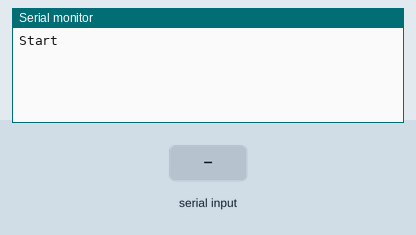
Recording of a sketch running on a simulated Arduino Uno, built with avr-gcc and run on an emulated ATmega328P. On the bench: the last lines printed to the serial monitor. Inputs (shaded band) come from the test bench. Random numbers use the default seed unless the sketch sets one.

Above: at 1.2 s.
1.3 s: "X" received over Serial
At 1.9 s:
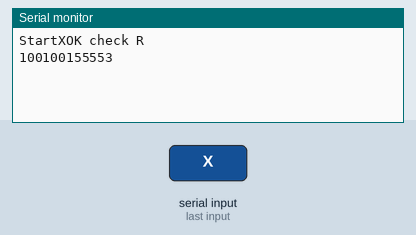
2.8 s: "1" received over Serial
At 4.1 s:
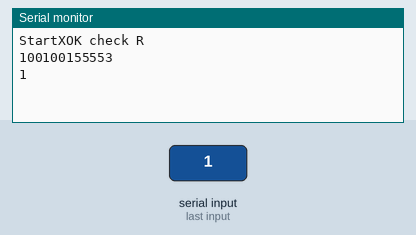

Measured:
- after the input at 1.3 s, the serial monitor: prints a new line at once (image 1)
- after the input at 2.8 s, the serial monitor: prints a new line at once (image 2)

The sketch:

arduino_slave.ino
```cpp
#include <SPI.h>
#include <SD.h>

// set up variables using the SD utility library functions:

char test;
const int chipSelect = 10;
uint32_t timer=0;
char state_code[3] = {};
char area_code[3] = {};
char school_code[4] = {};
char student_code[5] = {};

Sd2Card card;
SdVolume volume;

uint8_t id_ts = 1;
uint8_t state_c = 01;
uint8_t area_c = 01;
uint8_t school_c = 01;
uint16_t student_id = 5555;
uint8_t ans = 1;
bool sd_read=false;
bool sd_send=true;
File dataFile;

struct payload{
  // ID: Student/Teacher
  uint8_t id;
  // State code: States of India - 2 digit number
  uint8_t s_c;
  // Area code: Area of particular state - 3 digit number (max:255) later modify to include more
  uint8_t ar_c;
  // School code: In each area - 3 digit number (max:255)later modify to include more
  uint8_t sc_c;
  // Student code: 2 digit number
  uint16_t std_c;
  // Answer id
  uint8_t ans_c;
};


void setup() {
  // put your setup code here, to run once:
  Serial.begin(57600);
  Serial.print("Start");
  randomSeed(analogRead(0));
  Serial.flush();
}

void loop() {

  if (millis() > 100 )
  {
    if (Serial.available())
    {
      test = Serial.read();
      Serial.print(test);
      if (test=='X')
      {
        Serial.println(F("OK check R"));
        payload data = {id_ts, state_c, area_c, school_c, student_id, random(1,4)};
        Serial.print(data.id);
        sprintf(state_code, "%02d", data.s_c);
        sprintf(area_code, "%03d", data.ar_c);
        sprintf(school_code, "%03d", data.sc_c);
        sprintf(student_code, "%03d", data.std_c);
        Serial.print(state_code);
        Serial.print(area_code);
        Serial.print(school_code);
        Serial.print(student_code);
        Serial.print(data.ans_c);
        Serial.println();
      }
      /*
      if (test=='X')
      {
        Serial.println(F("OK check R"));
        payload data = {id_ts, state_c, area_c, school_c, student_id, random(1,4)};
        dataFile = SD.open("Datanew.txt",FILE_WRITE);
        if (dataFile)
        {
          dataFile.print(data.id);
          sprintf(state_code, "%02d", data.s_c);
          sprintf(area_code, "%03d", data.ar_c);
          sprintf(school_code, "%03d", data.sc_c);
          sprintf(student_code, "%03d", data.std_c);
          dataFile.print(state_code);
          dataFile.print(area_code);
          dataFile.print(school_code);
          dataFile.print(student_code);
          dataFile.print(data.ans_c);
          dataFile.println();
          dataFile.close();
        }
        else
        {
         Serial.println(F("error opening outputnew.txt"));
        }
      }

      else if (test=='S')
      {
        //Serial.println(test);
        dataFile = SD.open("Datanew.txt");
        if (dataFile) {
        while (dataFile.available())
        {
          Serial.write(dataFile.read());
        }
        dataFile.close();
        }
        // if the file isn't open, pop up an error:
        else
        {
          Serial.println("error opening Datanew.txt");
        }
        Serial.write('E');
      }
      */
    }
  }

}
```
